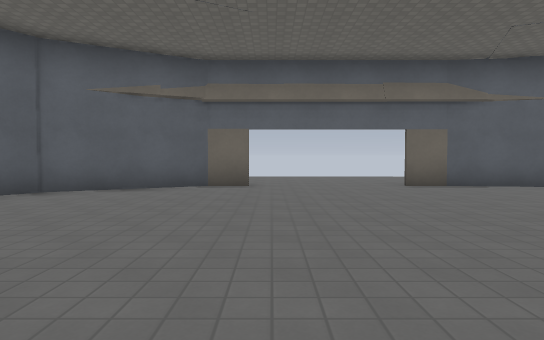
View 1 (above)

23 first-person views from a walk through a 3-D level made in the Godot game engine. The camera is 1.2 m above the floor, tilts 2° down and sees 75° across. Doors that lead somewhere are drawn open, without their leaves. The floor is counted in squares, 2 m on a side. Each view is taken from the middle of a square. On the plan, view 1 faces up. The plan holds only what a view shows up to about 10 squares ahead; the rest is blank. The place goes on beyond the plan. Surface patterns are stand-ins for the level's own textures.

View 2
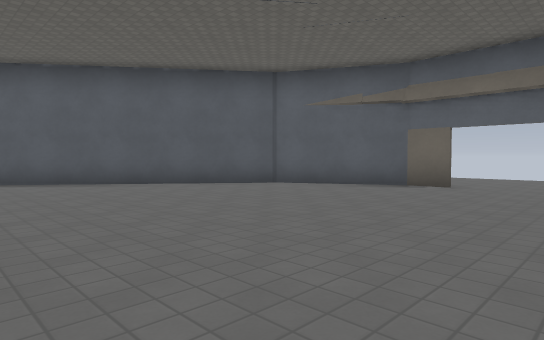

View 3
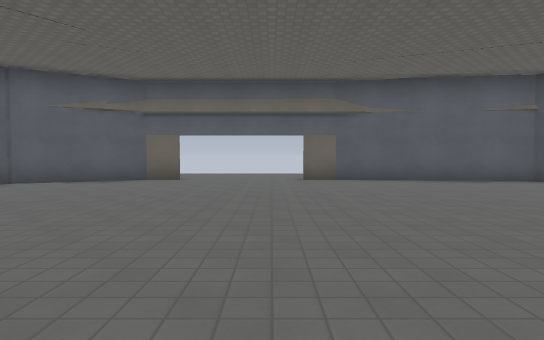

View 4
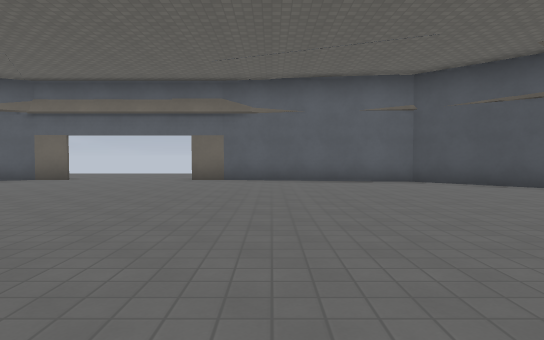

View 5
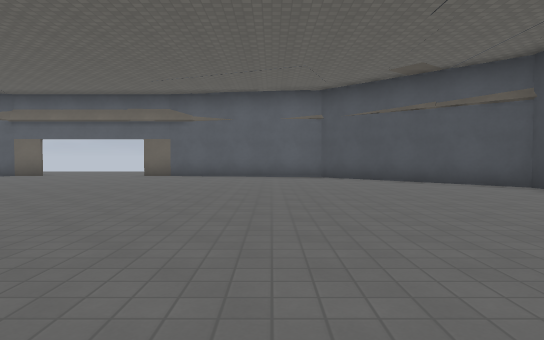

View 6
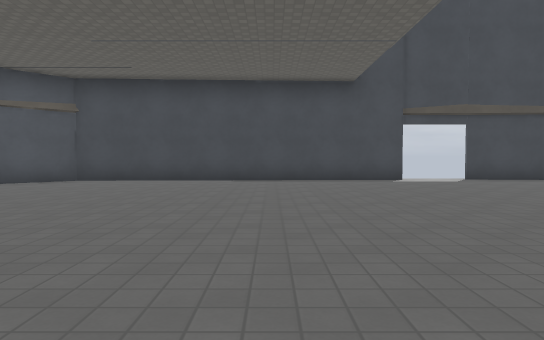

View 7
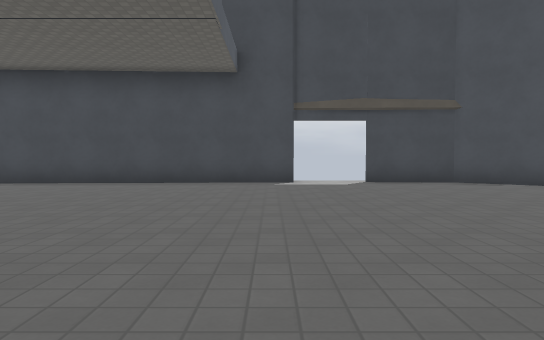

View 8
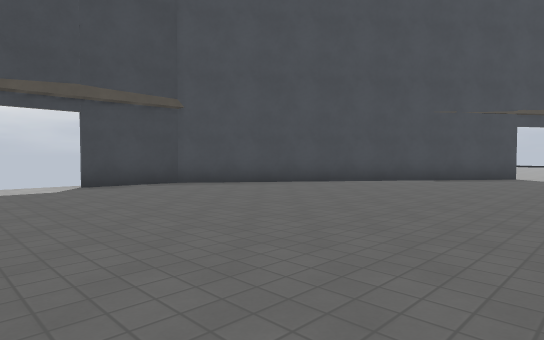

View 9
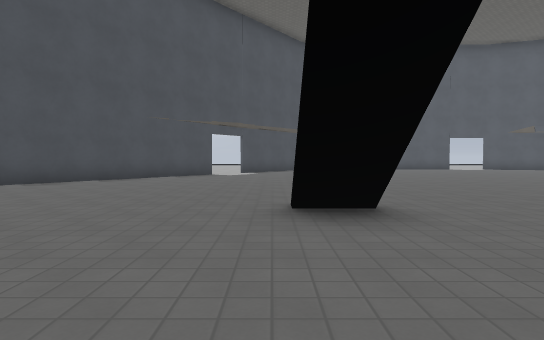

View 10
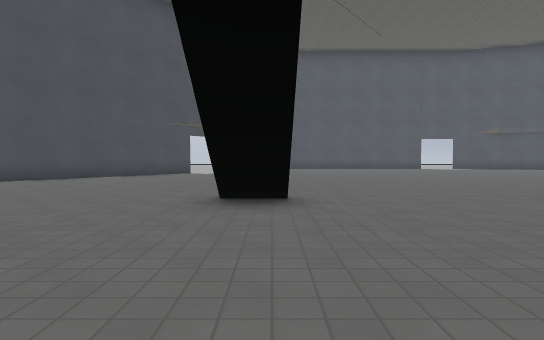

View 11
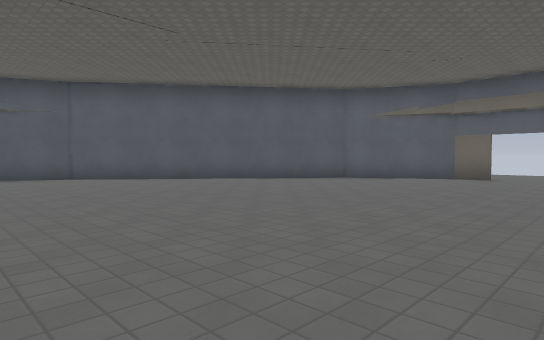

View 12
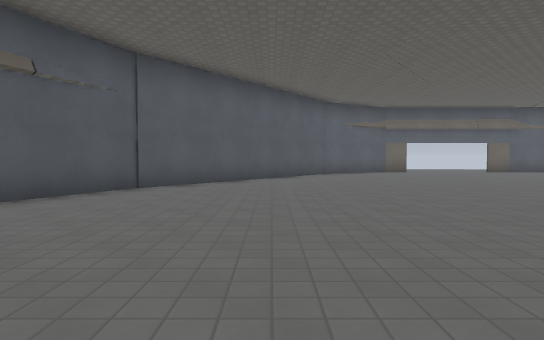

View 13
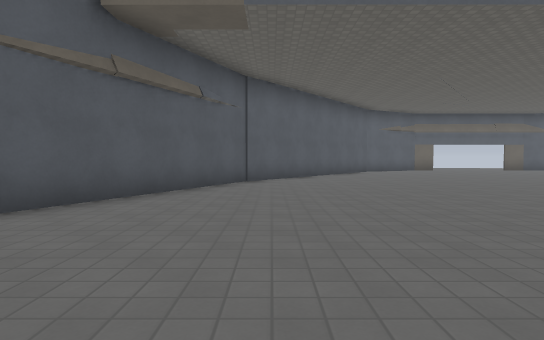

View 14
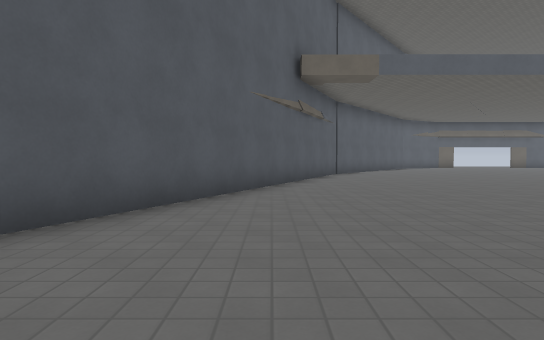

View 15
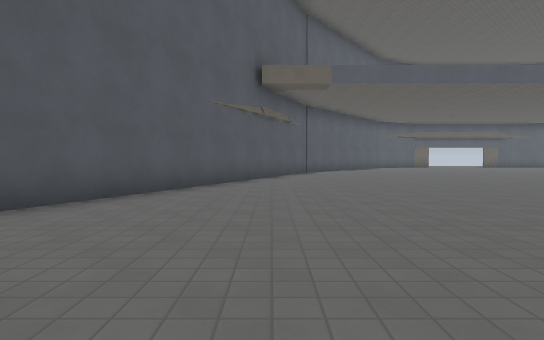

View 16
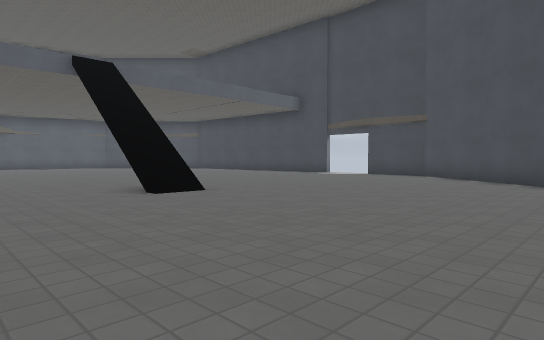

View 17
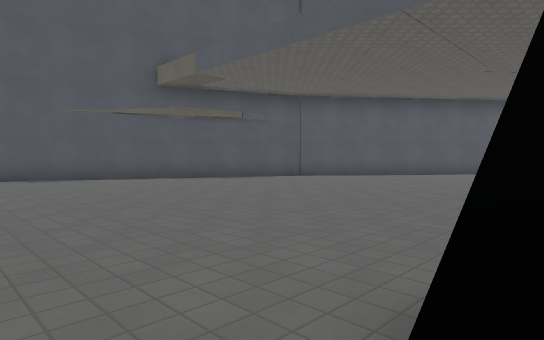

View 18
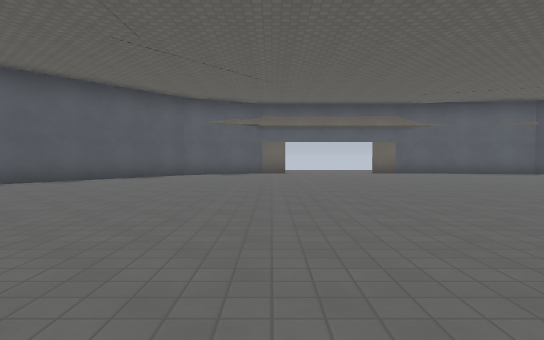

View 19
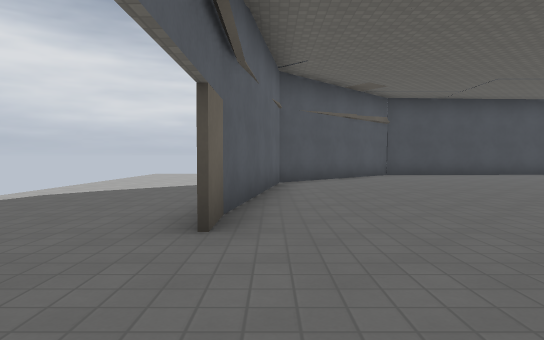

View 20
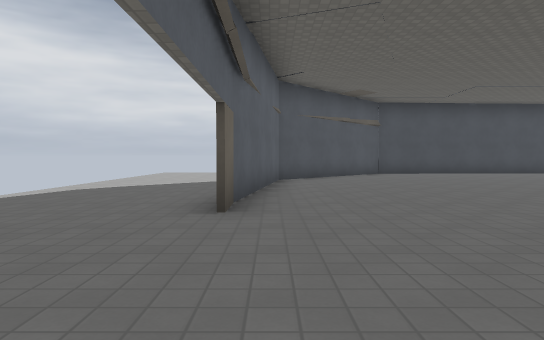

View 21
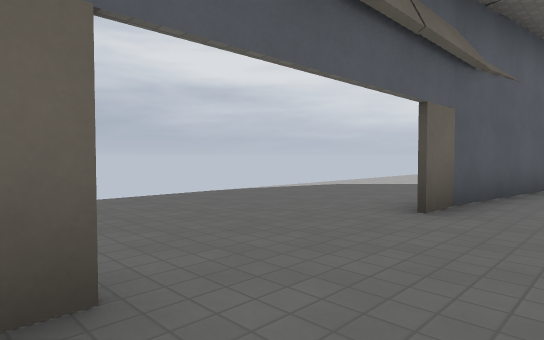

View 22
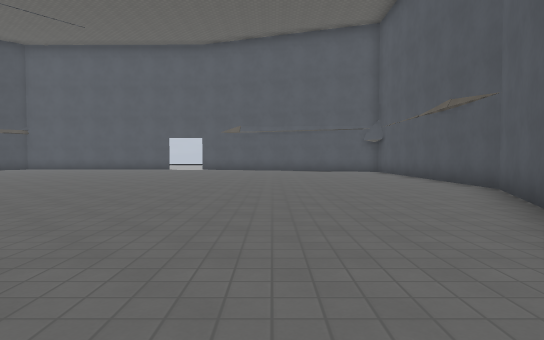

View 23
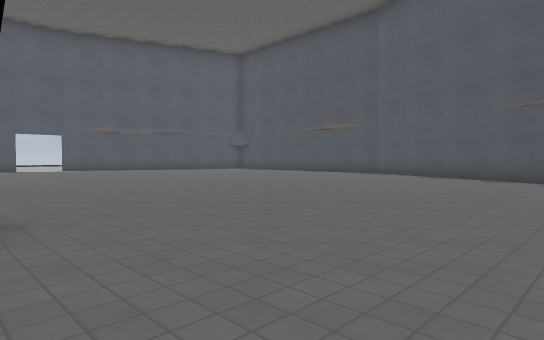

### Floor plan
Points are (right, up) in squares from view 1. A wall is a line through its corners. A room is listed if a view was taken in it or the views show most of it. See-through windows are left out.
Room 1 (views 1, 2, 3, 4, 5, 6, 7, 8, 9, 10, 11, 12, 13, 14, 15, 16, 17, 18, 19, 20, 21, 22, 23)
walls: (3.8, -7.5) (3.8, -7); (12.6, -5.6) (12.2, 3.1) (8.5, 6.8) (3.7, 7.5); (-1.3, 7.5) (-3.9, 6.1) (-8.7, -0.1); (-8.6, 0) (-13.3, -10.7) (-13.4, -14.1); (8.7, -14.6) (12.6, -9.4) (12.7, -7.2)
ways out: opening at (-1.3, 10); open door at (13, -6.5)
objects: block (-1, 8); block (3, 8)

Positions as (right, up) in squares from view 1, and headings:
1: (0, 0), facing up
2: (2, 0), facing up-left
3: (2, -2), facing up
4: (5, -2), facing up
5: (7, -4), facing up
6: (3, -2), facing right
7: (4, -5), facing right
8: (5, -5), facing down-right
9: (5, -4), facing down
10: (4, -3), facing down
11: (2, -3), facing up-left
12: (-6, -7), facing up
13: (-8, -9), facing up
14: (-11, -13), facing up
15: (-10, -14), facing up
16: (1, -14), facing up-right
17: (-1, -9), facing up-left
18: (-1, -6), facing up
19: (0, 7), facing right
20: (-1, 7), facing right
21: (-1, 6), facing up-right
22: (-9, -4), facing down
23: (-1, -4), facing down-left
